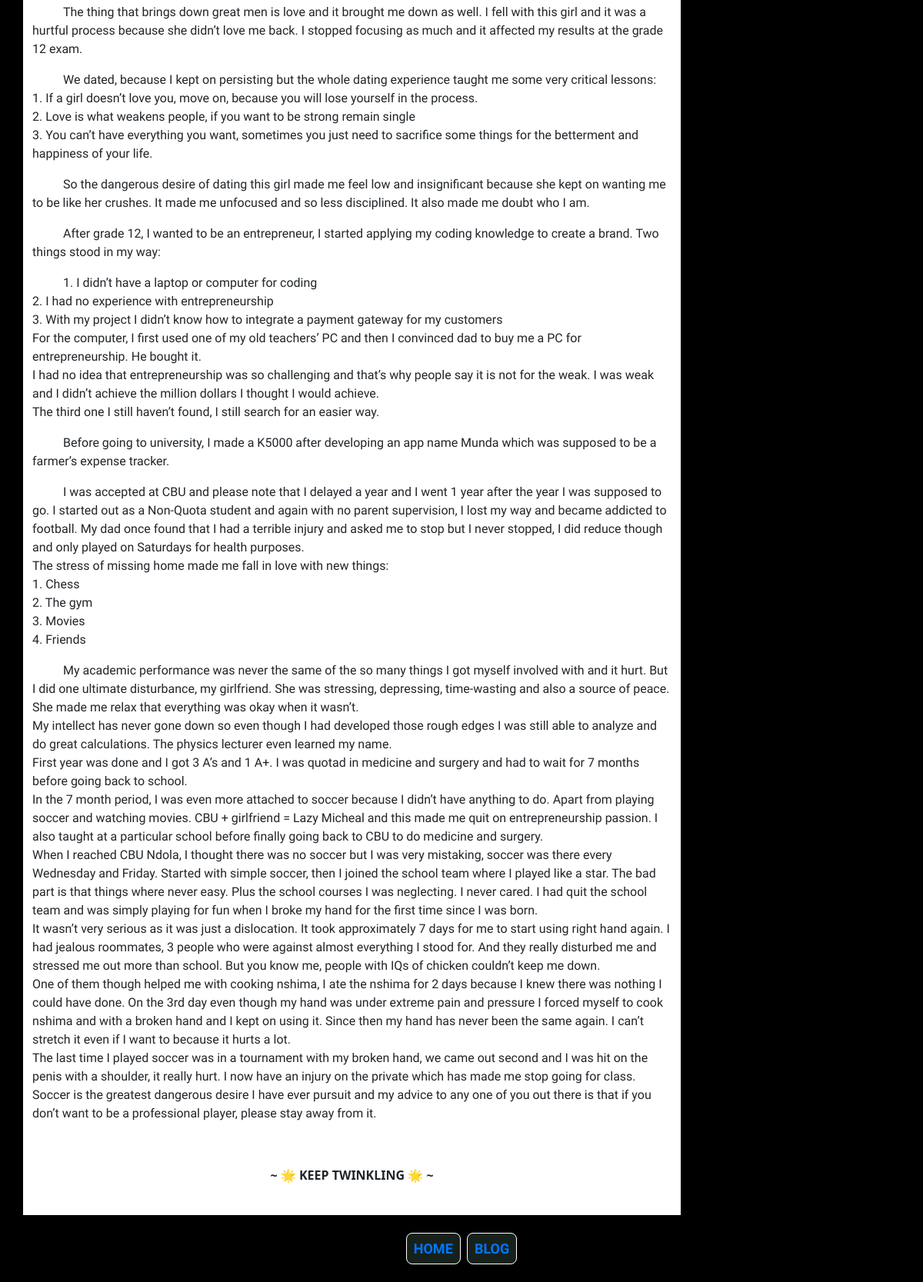
/blog/10/ (lower part), run on an earlier commit of the app's database.
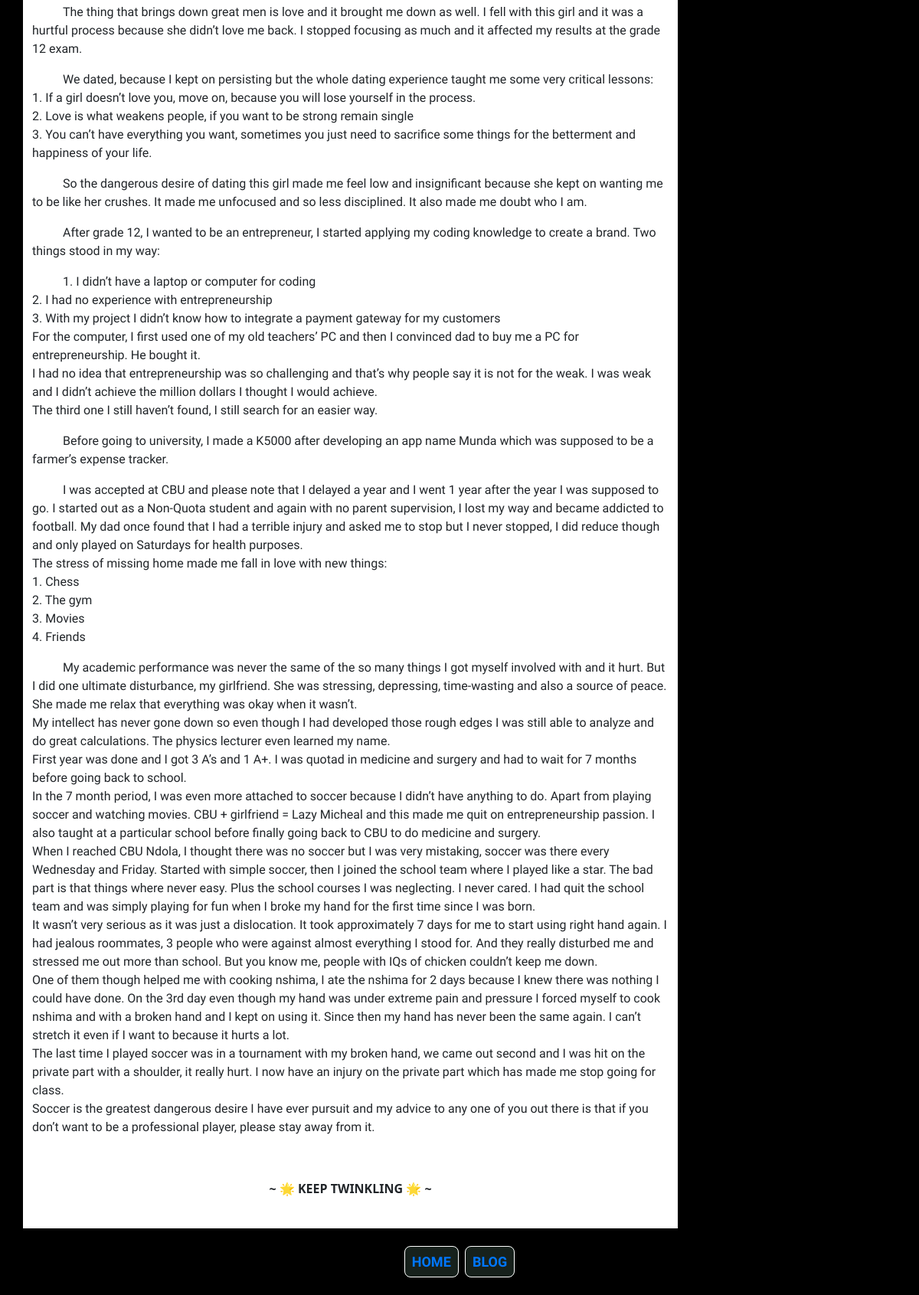
And on a later commit of the database.
### star/models.py (models this page shows, shortened)
class Blog_post(models.Model):
    title = models.CharField(max_length=300)
    date_created = models.DateTimeField()
    category = models.CharField(max_length=250, default="Education")
    image = models.CharField(max_length=200, null=True)
    intro = models.TextField()
    boldi = models.TextField(blank=True, null=True)
    paraf = models.TextField()
    paraf1 = models.TextField(blank=True, null=True)
    paraf2 = models.TextField(blank=True, null=True)
    paraf3 = models.TextField(blank=True, null=True)
    boldi2 = models.TextField(blank=True, null=True)
    paraf4 = models.TextField(blank=True, null=True)
    paraf5 = models.TextField(blank=True, null=True)
    paraf6 = models.TextField(blank=True, null=True)
    paraf7 = models.TextField(blank=True, null=True)
    boldi3 = models.TextField(blank=True, null=True)
    paraf8 = models.TextField(blank=True, null=True)
    paraf9 = models.TextField(blank=True, null=True)
    paraf10 = models.TextField(blank=True, null=True)
    paraf11 = models.TextField(blank=True, null=True)
    boldi4 = models.TextField(blank=True, null=True)
    paraf12 = models.TextField(blank=True, null=True)
    paraf13 = models.TextField(blank=True, null=True)
    paraf14 = models.TextField(blank=True, null=True)
    paraf15 = models.TextField(blank=True, null=True)
    image2 = models.CharField(max_length=200, blank=True, null=True)
    bolds = models.TextField(blank=True, null=True)
    paras = models.TextField(blank=True, null=True)
    paras1 = models.TextField(blank=True, null=True)
    paras2 = models.TextField(blank=True, null=True)
    paras3 = models.TextField(blank=True, null=True)
    bolds2 = models.TextField(blank=True, null=True)
    paras4 = models.TextField(blank=True, null=True)
    paras5 = models.TextField(blank=True, null=True)
    paras6 = models.TextField(blank=True, null=True)
    paras7 = models.TextField(blank=True, null=True)
    bolds3 = models.TextField(blank=True, null=True)
    paras8 = models.TextField(blank=True, null=True)
    paras9 = models.TextField(blank=True, null=True)
    paras10 = models.TextField(blank=True, null=True)
    paras11 = models.TextField(blank=True, null=True)
    bolds4 = models.TextField(blank=True, null=True)
    paras12 = models.TextField(blank=True, null=True)
    paras13 = models.TextField(blank=True, null=True)
    paras14 = models.TextField(blank=True, null=True)
    paras15 = models.TextField(blank=True, null=True)
    outro = models.TextField(default="~ 🌟 KEEP TWINKLING 🌟 ~")
    class Meta:
        ordering = ['-date_created']

### star/views.py (the view)
# urls.py: path('blog/<int:id>/', blog_details, name='blog_details'),
def blog_details(request, id):
    commentForm = CommentForm(request.POST or None)
    if commentForm.is_valid():
        commentForm.save()
        commentForm = CommentForm()
        return redirect(reverse('blog_details', kwargs={
            'id': id
        }))
    context = {
        'blog': Blog_post.objects.get(id=id),
        'commentForm': commentForm,
        'comments': Comment.objects.all()
    }
    return render(request, 'star/blog_details.html', context)

### star/templates/star/blog_details.html (shortened to what this page needs)
{% load static %}
<!DOCTYPE html>
<html lang="en">
<head>
    <link rel="stylesheet" href="{% static 'star/css/blog_details.css' %}"/>
    <link rel="stylesheet" href="{% static 'star/css/bootstrap.min.css' %}"/>
</head>
<body style="background-color: black;">
    <div class="full_blog container">
        <div class="row">
            <div class="col-md-9" style="background-color: white;">
                <div class="star">
                    <br/>
                    <div class="paraf">{{ blog.paraf9 | linebreaks }}</div>
                    <div class="paraf">{{ blog.paraf10 | linebreaks }}</div>
                    <div class="paraf">{{ blog.paraf12 | linebreaks }}</div>
                    <div class="paraf">{{ blog.paraf13 | linebreaks }}</div>
                    {% if blog.image2 != null %}
                        <div class="blog_image">
                            <img src="{{blog.image2}}" height="190px" alt="{{blog.title}}"/>
                        </div>
                    {% else %}
                        <div><br/></div>
                    {%endif%}
                    <p style="text-align: center; font-weight: bolder;"><b>{{ blog.outro }}</b></p>
                </div><br/>
            </div>
            <div class="col-md-3">
                <br/>
            </div>
        </div>
    </div>
    <footer>
        <a href="{% url 'home_page' %}" style="text-decoration: none;"><nav-btn>HOME</nav-btn></a>
        <a href="{% url 'blog_home' %}" style="text-decoration: none;"><nav-btn>BLOG</nav-btn></a>
    </footer>
</body>
</html>

### star/static/star/css/blog_details.css (style rules this page uses)
* { padding: 0; margin: 0; }
body { width: 100%; }
.paraf { text-indent: 40px; font-family: "Raleway", sans-serif; font-optical-sizing: auto; font-weight: 300; font-style: 'normal'; }
footer { text-align: center; padding: 30px; text-decoration: none; background-color: rgb(0, 0, 0); }
footer nav-btn { padding: 9px; margin: 2px; border-radius: 8px; font-weight: bolder; border: 1px solid white; text-decoration: none; background-color: rgb(23, 33, 28); font-family: "Rubik Glitch Pop", system-ui; color: rgb(0, 119, 255); font-size: 18px; }
a { text-decoration: none; }

What changed in the data, as far as the page shows it:
changed Blog_post "~ 🌟 KEEP TWINKLING 🌟 ~": paraf13 "…was hit on the penis with a shoulder, it really hurt. I now have an injury on the private which has made me…" → "…was hit on the private part with a shoulder, it really hurt. I now have an injury on the private part which has made me…"
